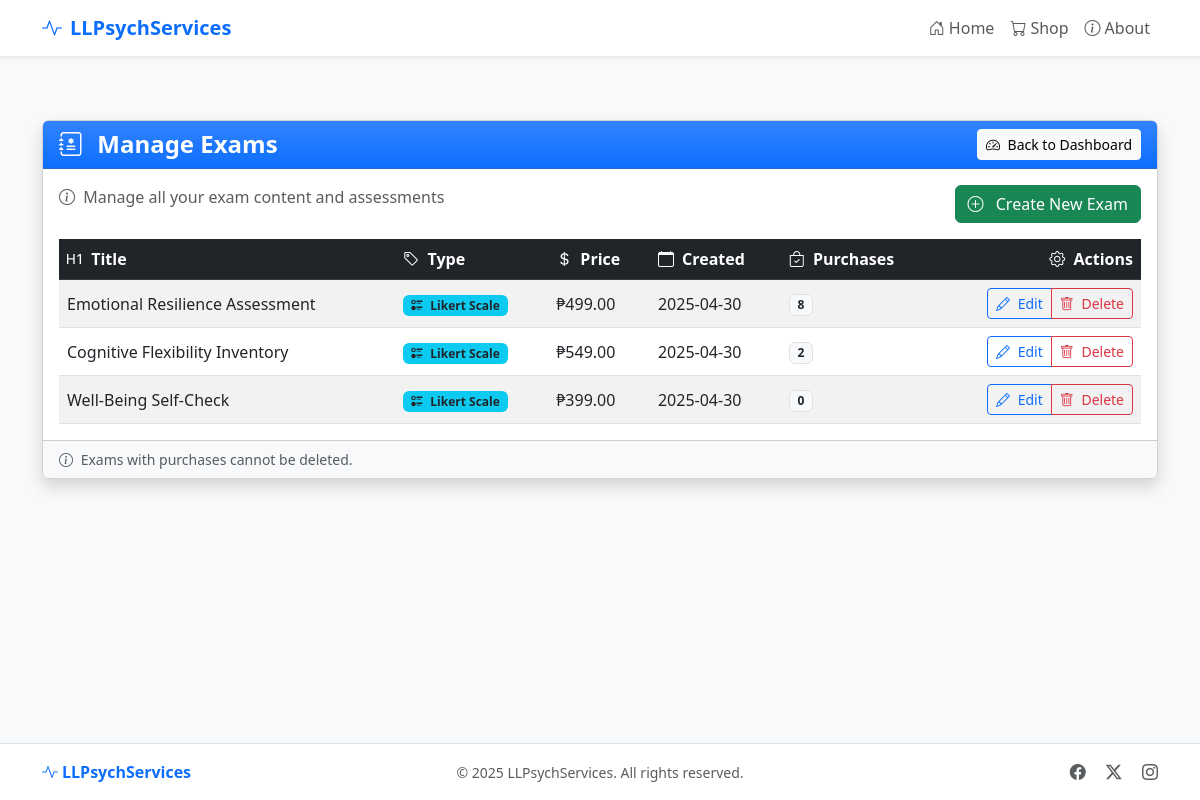
The page /admin/exams (signed in) on the database as committed earlier.
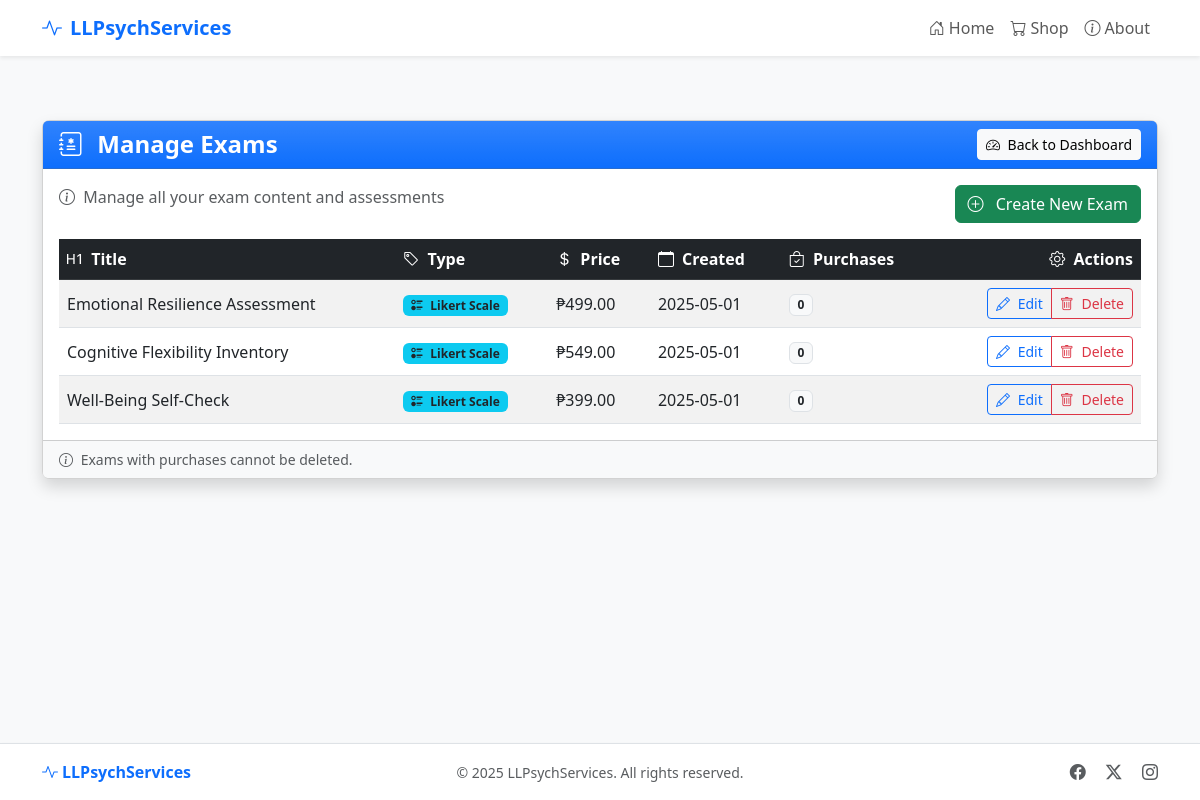
The same page on the database as committed later.
### app.py (models this page shows, shortened)
class Exam(db.Model):
    id = db.Column(db.Integer, primary_key=True)
    title = db.Column(db.String(100), nullable=False)
    exam_type = db.Column(db.String(20))  # 'content' or 'likert'
    description = db.Column(db.Text, nullable=False)
    price = db.Column(db.Float, nullable=False)
    content = db.Column(db.Text, nullable=False)
    questions = db.Column(db.Text, nullable=True)  # Stored as JSON
    exam_type = db.Column(db.String(20), default='content')  # 'content' or 'likert'
    created_at = db.Column(db.DateTime, default=datetime.utcnow)
    scoring_rules = db.Column(db.Text, nullable=True)

### app.py (the view)
@app.route('/admin/exams')
@admin_required
def admin_exams():
    exams = Exam.query.order_by(Exam.created_at.desc()).all()
    return render_template('admin/exams.html', exams=exams)

### app.py (called while the page is built)
def admin_required(f):
    @wraps(f)
    def decorated_function(*args, **kwargs):
        if not session.get('admin_logged_in'):
            flash('Please log in to access the admin area.', 'warning')
            return redirect(url_for('admin_login', next=request.url))
        return f(*args, **kwargs)
    return decorated_function

### templates/admin/exams.html (shortened to what this page needs)
{% extends 'base.html' %}
{% block content %}
<div class="container py-3 py-md-4">
  <div class="row justify-content-center">
    <div class="col-12">
      <div class="card shadow">
        <div class="card-header bg-primary bg-gradient text-white">
          <div class="d-flex flex-column flex-sm-row justify-content-between align-items-start align-items-sm-center">
            <h1 class="h4 mb-2 mb-sm-0 fw-bold">
              <i class="bi bi-journal-medical me-2"></i> Manage Exams
            </h1>
            <a href="{{ url_for('admin_dashboard') }}" class="btn btn-light btn-sm">
              <i class="bi bi-speedometer2 me-1"></i> Back to Dashboard
            </a>
          </div>
        </div>
        <div class="card-body">
          <div class="d-flex flex-column flex-md-row justify-content-between align-items-start mb-3">
            <p class="text-muted mb-3 mb-md-0">
              <i class="bi bi-info-circle me-1"></i> Manage all your exam content and assessments
            </p>
            <a href="{{ url_for('admin_create_exam') }}" class="btn btn-success">
              <i class="bi bi-plus-circle me-2"></i> Create New Exam
            </a>
          </div>
          <div class="table-responsive">
            <table class="table table-striped table-hover align-middle mb-0">
              <thead class="table-dark">
                <tr>
                  <th><i class="bi bi-type-h1 me-1"></i> Title</th>
                  <th><i class="bi bi-tag me-1"></i> Type</th>
                  <th><i class="bi bi-currency-dollar me-1"></i> Price</th>
                  <th><i class="bi bi-calendar me-1"></i> Created</th>
                  <th><i class="bi bi-bag-check me-1"></i> Purchases</th>
                  <th class="text-end"><i class="bi bi-gear me-1"></i> Actions</th>
                </tr>
              </thead>
              <tbody>
                {% for exam in exams %}
                <tr>
                  <td class="fw-medium">{{ exam.title }}</td>
                  <td>
                    {% if exam.exam_type == 'likert' %}
                      <span class="badge bg-info text-dark">
                        <i class="bi bi-ui-radios me-1"></i> Likert Scale
                      </span>
                    {% else %}
                      <span class="badge bg-secondary">
                        <i class="bi bi-file-earmark-text me-1"></i> Content
                      </span>
                    {% endif %}
                  </td>
                  <td>₱{{ "%.2f"|format(exam.price) }}</td>
                  <td>{{ exam.created_at.strftime('%Y-%m-%d') }}</td>
                  <td>
                    <span class="badge bg-light text-dark border">
                      {{ exam.purchases|length }}
                    </span>
                  </td>
                  <td class="text-end">
                    <div class="btn-group btn-group-sm">
                      <a href="{{ url_for('admin_edit_exam', exam_id=exam.id) }}" class="btn btn-outline-primary">
                        <i class="bi bi-pencil me-1"></i> Edit
                      </a>
                      <button type="button" class="btn btn-outline-danger"
                              data-bs-toggle="modal"
                              data-bs-target="#deleteModal{{ exam.id }}">
                        <i class="bi bi-trash me-1"></i> Delete
                      </button>
                    </div>
                  </td>
                </tr>
                {% endfor %}
              </tbody>
            </table>
          </div>
        </div>
        <div class="card-footer bg-light">
          <div class="text-muted small">
            <i class="bi bi-info-circle me-1"></i>
            Exams with purchases cannot be deleted.
          </div>
        </div>
      </div>
    </div>
  </div>
</div>
{% endblock %}

Rows that differ between the two databases and show on the page:
changed Exam "Emotional Resilience Assessment": created_at "2025-04-30" → "2025-05-01"; purchases|length "8" → "0"
changed Exam "Cognitive Flexibility Inventory": created_at "2025-04-30" → "2025-05-01"; purchases|length "2" → "0"
changed Exam "Well-Being Self-Check": created_at "2025-04-30" → "2025-05-01"
